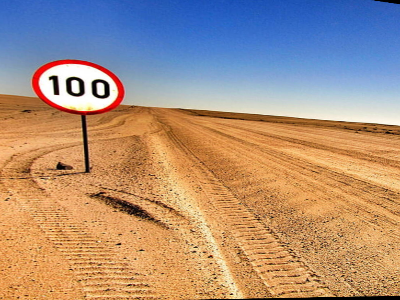
#> input picture imageB.png, 400 x 300 px
$ python Image_stitching.py
#> lines starting #> are read from the running program, lines starting #| are printed output that depends on the picture
import numpy as np
import cv2

import matplotlib.pyplot as plt
from random import randrange

# stitch two image together
def Stitch(L, wp_image):
    # from warp image split it from the points from Homography and put the image to the position
    wp_image[0:Left.shape[0], 0:L.shape[1]] = Left

    return wp_image

# Use to Draw the Matching points
def Draw_Matching_Points(R, L, d1, d2, k1, k2):

    matche = bf.match(d1, d2)
    matche = sorted(matche, key=lambda x: x.distance)
    # Draw first 10 matches.
    # draw the corresponding Matching points
    img3 = cv2.drawMatches(L, k1, R, k2, matche[:100], None, flags=cv2.DrawMatchesFlags_NOT_DRAW_SINGLE_POINTS)
    plt.imshow(img3)
    plt.show()

# Find the Matching points of two image
def Find_Matching_Points(R, L):
    # ibtain the key point and the description
    key_point1, descriptor1 = orb.detectAndCompute(R, None)
    key_point2, descriptor2 = orb.detectAndCompute(L, None)
    Draw_Matching_Points(R, L, descriptor1, descriptor2, key_point1, key_point2)

    return bf.knnMatch(descriptor1, descriptor2, k=2), key_point1, key_point2

# Get the Homography from the matching points, Note that the matching points should be higher than 4
def Get_HomoGraphy(match_points):

    count = 0
    for i in range(len(match_points)):
        if match_points[i][1].distance > match_points[i][0].distance:
            # count how many good matching points
            count = count + 1
            nice_match.append(match_points[i])
    match_points = np.array(nice_match)
    # homography
    if count >= 4:
        src = np.float64([k1[m.queryIdx].pt for m in match_points[:, 0]]).reshape(-1, 1, 2)
        dst = np.float64([k2[m.trainIdx].pt for m in match_points[:, 0]]).reshape(-1, 1, 2)
        H, _ = cv2.findHomography(src, dst, cv2.RANSAC, 1.0)
    return H


if __name__ == '__main__':

    nice_match = []
    # setting
    orb = cv2.ORB_create()
    bf = cv2.BFMatcher(cv2.NORM_HAMMING, crossCheck=False)
    # read image
    Right_BGR = cv2.imread("imageB.png")
#> Right_BGR is the input picture: shape (300, 400, 3); mean B, G, R 125.8, 144.8, 171.5
    Left_BGR = cv2.imread("imageA.png")
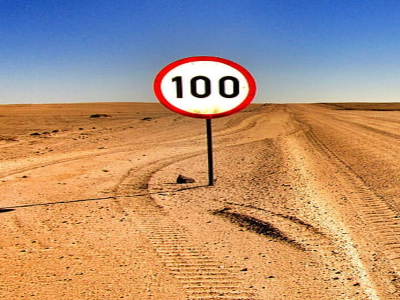
#> input picture imageA.png, 400 x 300 px
#> Left_BGR is the input picture: shape (300, 400, 3); mean B, G, R 120.7, 145.8, 179.1
    # change to RGB
    Right = cv2.cvtColor(Right_BGR, cv2.COLOR_BGR2RGB)
    Left = cv2.cvtColor(Left_BGR, cv2.COLOR_BGR2RGB)
    # find matching points
    match_points, k1, k2 = Find_Matching_Points(Right, Left)
#> in Find_Matching_Points, `key_point1, descriptor1 = orb.detectAndCompute(R, None)`: key_point1 = 444 keypoints; strongest (x, y, size): (101, 94, 37.2), (73, 80, 37.2), (75, 82, 44.6), (98, 83, 37.2)
#> in Find_Matching_Points, `key_point2, descriptor2 = orb.detectAndCompute(L, None)`: key_point2 = 476 keypoints; strongest (x, y, size): (199, 81, 53.6), (228, 81, 53.6), (228, 92, 53.6), (200, 92, 53.6)
#> in Draw_Matching_Points, `matche = bf.match(d1, d2)`: matche = 444 matches
#> in Draw_Matching_Points, `matche = bf.match(d1, d2)`:
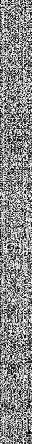
#> d1: shape (444, 32); min 0, max 255, mean 135.9
#> in Draw_Matching_Points, `img3 = cv2.drawMatches(L, k1, R, k2, matche[:100], None, flags=cv2.Dra..`:
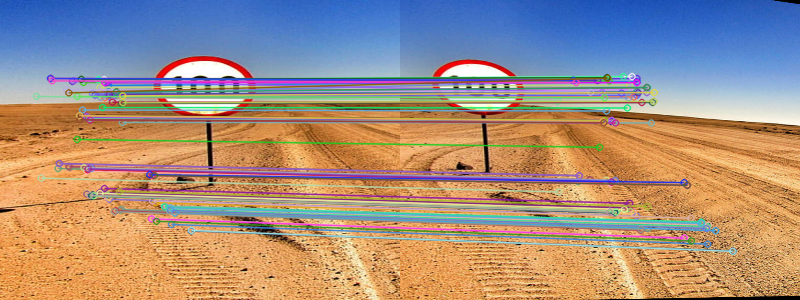
#> img3: shape (300, 800, 3); mean R, G, B 165, 143.2, 128.9
#> match_points = 444 matches; k1 has the same summary as key_point1 in Find_Matching_Points; k2 has the same summary as key_point2 in Find_Matching_Points
    # Get homograpghy matrix
    H = Get_HomoGraphy(match_points)
#> after the loop in Get_HomoGraphy, `for i in range(len(match_points)):`: count = 421; nice_match = 421 matches
#> in Get_HomoGraphy, `src = np.float64([k1[m.queryIdx].pt for m in match_points[:, 0]]).resh..`: src = 421 rows, first 8: [104, 188], [119, 191], [268, 229], [56, 76], [248, 259], [170, 190], [307, 266], [252, 263]
#> in Get_HomoGraphy, `dst = np.float64([k2[m.trainIdx].pt for m in match_points[:, 0]]).resh..`: dst = 421 rows, first 8: [229.2, 202.8], [247, 206], [355, 247], [180, 76.8], [178.8, 175.2], [308.4, 202.8], [236.4, 89.58], [285, 217]
#> in Get_HomoGraphy, `H, _ = cv2.findHomography(src, dst, cv2.RANSAC, 1.0)`: H = [[0.972, -0.0532, 123.1], [-0.142, 1.09, 0.268], [-0.000494, -6.64e-05, 1]]
    # Get the warp image
    wp_image = cv2.warpPerspective(Right, H, (Left.shape[1] + Right.shape[1], Left.shape[0]))
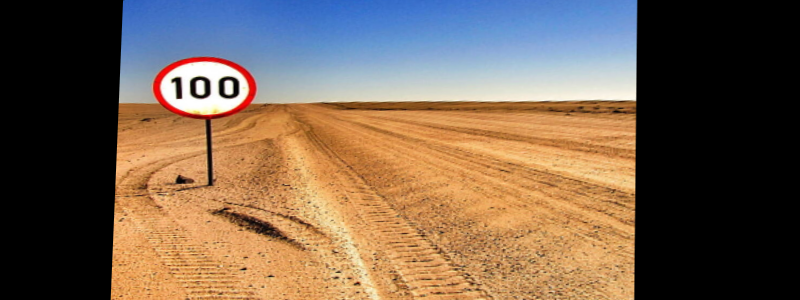
#> wp_image: shape (300, 800, 3); mean R, G, B 118.1, 97.6, 80.3
    # stitch image
    stitch_image = Stitch(Left, wp_image)
#> in Stitch, `wp_image[0:Left.shape[0], 0:L.shape[1]] = Left`:
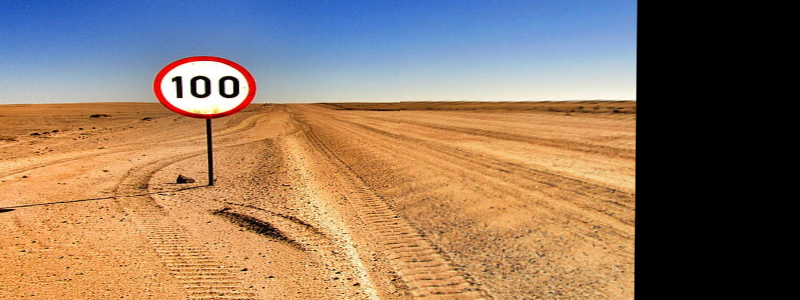
#> wp_image: shape (300, 800, 3); mean R, G, B 144.5, 119.1, 98.2

    plt.imshow(stitch_image)
    plt.show()
